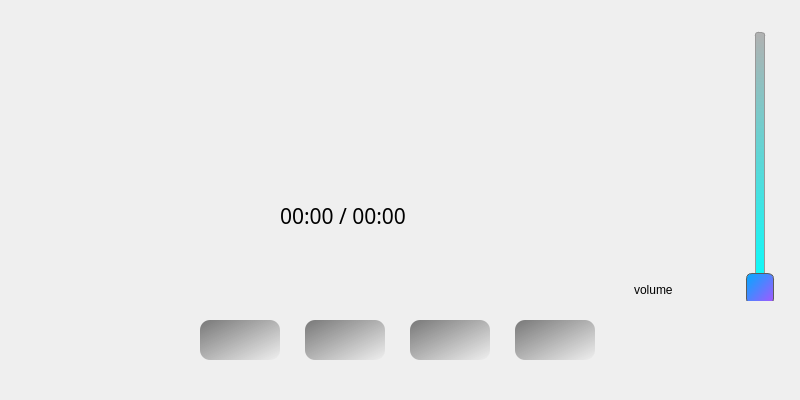
<?xml version="1.0" encoding="UTF-8"?>
<ui version="4.0">
 <class>psa_music_window</class>
 <widget class="QWidget" name="psa_music_window">
  <property name="geometry">
   <rect>
    <x>0</x>
    <y>0</y>
    <width>800</width>
    <height>400</height>
   </rect>
  </property>
  <property name="windowTitle">
   <string>Form</string>
  </property>
  <widget class="QLabel" name="music_background">
   <property name="geometry">
    <rect>
     <x>0</x>
     <y>0</y>
     <width>800</width>
     <height>400</height>
    </rect>
   </property>
   <property name="pixmap">
    <pixmap resource="psa-resources.qrc">:/backgrounds/backgrounds/bg.png</pixmap>
   </property>
   <property name="scaledContents">
    <bool>false</bool>
   </property>
  </widget>
  <widget class="QLabel" name="music_album">
   <property name="geometry">
    <rect>
     <x>270</x>
     <y>120</y>
     <width>441</width>
     <height>61</height>
    </rect>
   </property>
   <property name="font">
    <font>
     <family>PSA Groupe HMI Sans CS</family>
     <pointsize>14</pointsize>
    </font>
   </property>
   <property name="text">
    <string/>
   </property>
   <property name="alignment">
    <set>Qt::AlignLeading|Qt::AlignLeft|Qt::AlignTop</set>
   </property>
   <property name="wordWrap">
    <bool>true</bool>
   </property>
  </widget>
  <widget class="QLabel" name="music_artist">
   <property name="geometry">
    <rect>
     <x>270</x>
     <y>80</y>
     <width>441</width>
     <height>41</height>
    </rect>
   </property>
   <property name="font">
    <font>
     <family>PSA Groupe HMI Sans CS</family>
     <pointsize>16</pointsize>
    </font>
   </property>
   <property name="text">
    <string/>
   </property>
   <property name="alignment">
    <set>Qt::AlignLeading|Qt::AlignLeft|Qt::AlignTop</set>
   </property>
   <property name="wordWrap">
    <bool>true</bool>
   </property>
  </widget>
  <widget class="QLabel" name="music_cover">
   <property name="geometry">
    <rect>
     <x>20</x>
     <y>20</y>
     <width>240</width>
     <height>240</height>
    </rect>
   </property>
   <property name="pixmap">
    <pixmap resource="demo-resources.qrc">:/images/demo-icons/cover.png</pixmap>
   </property>
   <property name="scaledContents">
    <bool>false</bool>
   </property>
   <property name="alignment">
    <set>Qt::AlignCenter</set>
   </property>
  </widget>
  <widget class="QLabel" name="music_title">
   <property name="geometry">
    <rect>
     <x>270</x>
     <y>20</y>
     <width>421</width>
     <height>61</height>
    </rect>
   </property>
   <property name="font">
    <font>
     <family>PSA Groupe HMI Sans CS</family>
     <pointsize>20</pointsize>
    </font>
   </property>
   <property name="text">
    <string/>
   </property>
   <property name="textFormat">
    <enum>Qt::AutoText</enum>
   </property>
   <property name="alignment">
    <set>Qt::AlignLeading|Qt::AlignLeft|Qt::AlignTop</set>
   </property>
   <property name="wordWrap">
    <bool>true</bool>
   </property>
  </widget>
  <widget class="QSlider" name="volume_slider">
   <property name="geometry">
    <rect>
     <x>740</x>
     <y>30</y>
     <width>41</width>
     <height>271</height>
    </rect>
   </property>
   <property name="styleSheet">
    <string notr="true">QSlider::groove:vertical {
    border: 1px solid #999999;
    width: 8px; /* the groove expands to the size of the slider by default. by giving it a height, it has a fixed size */
    background: qlineargradient(x1:0, y1:0, x2:0, y2:1, stop:0 #B1B1B1, stop:1 rgb(0, 255, 255));
    margin: 2px 0;
	border-radius: 3px;
}

QSlider::handle:vertical {
    background: qlineargradient(x1:0, y1:0, x2:1, y2:1, stop:0 rgb(0, 170, 255), stop:1 rgb(170, 85, 255));
    border: 1px solid #5c5c5c;
    width: 30px;
	height: 30px;
    margin: -10px;
	border-radius: 6px;
}</string>
   </property>
   <property name="maximum">
    <number>100</number>
   </property>
   <property name="value">
    <number>1</number>
   </property>
   <property name="orientation">
    <enum>Qt::Vertical</enum>
   </property>
  </widget>
  <widget class="QPushButton" name="play_pause_button">
   <property name="geometry">
    <rect>
     <x>305</x>
     <y>320</y>
     <width>80</width>
     <height>40</height>
    </rect>
   </property>
   <property name="focusPolicy">
    <enum>Qt::NoFocus</enum>
   </property>
   <property name="autoFillBackground">
    <bool>false</bool>
   </property>
   <property name="styleSheet">
    <string notr="true">QPushButton {
    border: none;
	outline: none;
	margin: 0px;	
	border-radius: 10px;
	background-color: qlineargradient(spread:pad, x1:1, y1:1, x2:0, y2:0, stop:0 rgba(0, 0, 0, 0), stop:1 rgba(120, 120, 120, 255));

}

QPushButton:pressed {
	margin: 0px;
	position: absolute;
    border: none;
	outline: none;
	background-color: qlineargradient(spread:pad, x1:1, y1:1, x2:0, y2:0, stop:0 rgba(0, 0, 0, 0), stop:1 rgba(160, 160, 160, 255));
	top: 0px;
	bottom: 0px;
	left: 0px;
	right: 0px;
}

QPushButton:flat {
	margin: 0px;
    border: none;
	outline: none;
	top: 0px;
	bottom: 0px;
	left: 0px;
	right: 0px;
}
QPushButton:checked {	
	margin: 0px;
	position: absolute;
    border: none;
	outline: none;
	top: 0px;
	bottom: 0px;
	left: 0px;
	right: 0px;
}

QPushButton:unchecked {
	margin: 0px;
	position: absolute;
    border: none;
	outline: none;
	top: 0px;
	bottom: 0px;
	left: 0px;
	right: 0px;
}

QPushButton:selected{
	margin: 0px;
	position: absolute;
	border: none;
	outline: none;
	top: 0px;
	bottom: 0px;
	left: 0px;
	right: 0px;
}

QPushButton:focus{
	margin: 0px;
	position: absolute;
    border: none;
	outline: none;
	top: 0px;
	bottom: 0px;
	left: 0px;
	right: 0px;
}
QPushButton:hover{
	margin: 0px;
	position: absolute;
    border: none;
	outline: none;
	top: 0px;
	bottom: 0px;
	left: 0px;
	right: 0px;
}


QPushButton:default {
	position: absolute;
    border-width: 0px;
	outline: none;
	top: 0px;
	bottom: 0px;
	left: 0px;
	right: 0px;
}</string>
   </property>
   <property name="icon">
    <iconset resource="psa-resources.qrc">
     <normaloff>:/images/player/media-playback-start-symbolic.svg</normaloff>
     <normalon>:/images/player/media-playback-pause-symbolic.svg</normalon>:/images/player/media-playback-start-symbolic.svg</iconset>
   </property>
   <property name="iconSize">
    <size>
     <width>32</width>
     <height>32</height>
    </size>
   </property>
   <property name="checkable">
    <bool>true</bool>
   </property>
   <property name="checked">
    <bool>false</bool>
   </property>
   <property name="flat">
    <bool>true</bool>
   </property>
  </widget>
  <widget class="QListWidget" name="music_list">
   <property name="geometry">
    <rect>
     <x>120</x>
     <y>400</y>
     <width>680</width>
     <height>400</height>
    </rect>
   </property>
   <property name="font">
    <font>
     <family>PSA Groupe HMI Sans CS</family>
     <pointsize>20</pointsize>
    </font>
   </property>
   <property name="styleSheet">
    <string notr="true">QListWidget{
	border-radius: 15px;

}

QListView{
	padding: 10px;
	outline: none;
	border: none;
	border-radius: 15px;
	color: rgb(217, 217, 217);
	background-color: rgb(38, 48, 52);
	alternate-background-color: rgb(38, 48, 52);
}

QListView::item{
	outline: none;
	border: none;
	padding: 5px;
	margin: 5px;
	border-radius: 15px;
	background-color: rgb(57, 57, 57);
}

QListView::item:alternate{
	background-color: rgb(95, 95, 95);
}

QListView::item:selected{
	
	background-color: rgb(42, 83, 255);
}
/*
QScrollBar:vertical {
	/*margin: 5px;
	background: rgb(57, 57, 57);
	padding: 5px;
	width: 18px;
	border-radius: 5px
}

QScrollBar::handle:vertical {
	background-color: gray;
	border-radius: 4px;
}

QScrollBar::add-line:vertical {
height: 0px;
}

QScrollBar::sub-line:vertical {
height: 0px;
background: rgb(57, 57, 57);
}

QScrollBar::sub-page:vertical {
height: 0px;
background: rgb(57, 57, 57);
}

QScrollBar::add-page:vertical{
height: 0px;
background: rgb(57, 57, 57);
}*/
</string>
   </property>
   <property name="frameShape">
    <enum>QFrame::NoFrame</enum>
   </property>
   <property name="frameShadow">
    <enum>QFrame::Plain</enum>
   </property>
   <property name="lineWidth">
    <number>0</number>
   </property>
   <property name="verticalScrollBarPolicy">
    <enum>Qt::ScrollBarAsNeeded</enum>
   </property>
   <property name="horizontalScrollBarPolicy">
    <enum>Qt::ScrollBarAlwaysOff</enum>
   </property>
   <property name="sizeAdjustPolicy">
    <enum>QAbstractScrollArea::AdjustToContents</enum>
   </property>
   <property name="editTriggers">
    <set>QAbstractItemView::NoEditTriggers</set>
   </property>
   <property name="dragEnabled">
    <bool>false</bool>
   </property>
   <property name="defaultDropAction">
    <enum>Qt::IgnoreAction</enum>
   </property>
   <property name="alternatingRowColors">
    <bool>false</bool>
   </property>
   <property name="verticalScrollMode">
    <enum>QAbstractItemView::ScrollPerPixel</enum>
   </property>
   <property name="horizontalScrollMode">
    <enum>QAbstractItemView::ScrollPerPixel</enum>
   </property>
   <property name="movement">
    <enum>QListView::Static</enum>
   </property>
   <item>
    <property name="text">
     <string>Stvar2</string>
    </property>
   </item>
   <item>
    <property name="text">
     <string>Stvar3</string>
    </property>
   </item>
   <item>
    <property name="text">
     <string>New Item</string>
    </property>
   </item>
   <item>
    <property name="text">
     <string>New Item</string>
    </property>
   </item>
   <item>
    <property name="text">
     <string>New Item</string>
    </property>
   </item>
   <item>
    <property name="text">
     <string>New Item</string>
    </property>
   </item>
   <item>
    <property name="text">
     <string>New Item</string>
    </property>
   </item>
   <item>
    <property name="text">
     <string>New Item</string>
    </property>
   </item>
   <item>
    <property name="text">
     <string>New Item</string>
    </property>
   </item>
  </widget>
  <widget class="QPushButton" name="folder_button">
   <property name="geometry">
    <rect>
     <x>35</x>
     <y>330</y>
     <width>50</width>
     <height>50</height>
    </rect>
   </property>
   <property name="autoFillBackground">
    <bool>false</bool>
   </property>
   <property name="styleSheet">
    <string notr="true">QPushButton {
    border: none;
    background-color: rgba(255, 255, 255, 0);
	padding: 5px;
}

QPushButton:pressed {
    background-color: rgba(255, 255, 255, 0);
	
}

QPushButton:flat {
    border: none; /* no border for a flat push button */
}

QPushButton:default {
    border: none;
}</string>
   </property>
   <property name="text">
    <string notr="true"/>
   </property>
   <property name="icon">
    <iconset resource="psa-resources.qrc">
     <normaloff>:/symbols/icons/folder-symbolic.svg</normaloff>
     <normalon>:/symbols/icons/folder-open-symbolic.svg</normalon>:/symbols/icons/folder-symbolic.svg</iconset>
   </property>
   <property name="iconSize">
    <size>
     <width>40</width>
     <height>40</height>
    </size>
   </property>
   <property name="checkable">
    <bool>true</bool>
   </property>
   <property name="checked">
    <bool>false</bool>
   </property>
   <property name="flat">
    <bool>true</bool>
   </property>
  </widget>
  <widget class="QLabel" name="duration_label">
   <property name="geometry">
    <rect>
     <x>280</x>
     <y>190</y>
     <width>151</width>
     <height>51</height>
    </rect>
   </property>
   <property name="font">
    <font>
     <family>PSA Groupe HMI Sans CS</family>
     <pointsize>16</pointsize>
    </font>
   </property>
   <property name="text">
    <string>00:00 / 00:00</string>
   </property>
  </widget>
  <widget class="QPushButton" name="next_button">
   <property name="geometry">
    <rect>
     <x>515</x>
     <y>320</y>
     <width>80</width>
     <height>40</height>
    </rect>
   </property>
   <property name="focusPolicy">
    <enum>Qt::NoFocus</enum>
   </property>
   <property name="autoFillBackground">
    <bool>false</bool>
   </property>
   <property name="styleSheet">
    <string notr="true">QPushButton {
    border: none;
	outline: none;
	margin: 0px;	
	border-radius: 10px;
	background-color: qlineargradient(spread:pad, x1:1, y1:1, x2:0, y2:0, stop:0 rgba(0, 0, 0, 0), stop:1 rgba(120, 120, 120, 255));
}

QPushButton:pressed {
	margin: 0px;
	position: absolute;
    border: none;
	outline: none;
	background-color: qlineargradient(spread:pad, x1:1, y1:1, x2:0, y2:0, stop:0 rgba(0, 0, 0, 0), stop:1 rgba(160, 160, 160, 255));
	top: 0px;
	bottom: 0px;
	left: 0px;
	right: 0px;
}

QPushButton:flat {
	margin: 0px;
    border: none;
	outline: none;
	top: 0px;
	bottom: 0px;
	left: 0px;
	right: 0px;
}
QPushButton:checked {	
	margin: 0px;
	position: absolute;
    border: none;
	outline: none;
	top: 0px;
	bottom: 0px;
	left: 0px;
	right: 0px;
}

QPushButton:unchecked {
	margin: 0px;
	position: absolute;
    border: none;
	outline: none;
	top: 0px;
	bottom: 0px;
	left: 0px;
	right: 0px;
}

QPushButton:selected{
	margin: 0px;
	position: absolute;
	border: none;
	outline: none;
	top: 0px;
	bottom: 0px;
	left: 0px;
	right: 0px;
}

QPushButton:focus{
	margin: 0px;
	position: absolute;
    border: none;
	outline: none;
	top: 0px;
	bottom: 0px;
	left: 0px;
	right: 0px;
}
QPushButton:hover{
	margin: 0px;
	position: absolute;
    border: none;
	outline: none;
	top: 0px;
	bottom: 0px;
	left: 0px;
	right: 0px;
}


QPushButton:default {
	position: absolute;
    border-width: 0px;
	outline: none;
	top: 0px;
	bottom: 0px;
	left: 0px;
	right: 0px;
}</string>
   </property>
   <property name="icon">
    <iconset resource="psa-resources.qrc">
     <normaloff>:/images/player/media-skip-forward-symbolic.svg</normaloff>:/images/player/media-skip-forward-symbolic.svg</iconset>
   </property>
   <property name="iconSize">
    <size>
     <width>32</width>
     <height>32</height>
    </size>
   </property>
   <property name="checkable">
    <bool>false</bool>
   </property>
   <property name="checked">
    <bool>false</bool>
   </property>
   <property name="flat">
    <bool>true</bool>
   </property>
  </widget>
  <widget class="QPushButton" name="prev_button">
   <property name="geometry">
    <rect>
     <x>200</x>
     <y>320</y>
     <width>80</width>
     <height>40</height>
    </rect>
   </property>
   <property name="focusPolicy">
    <enum>Qt::NoFocus</enum>
   </property>
   <property name="autoFillBackground">
    <bool>false</bool>
   </property>
   <property name="styleSheet">
    <string notr="true">QPushButton {
    border: none;
	outline: none;
	margin: 0px;	
	border-radius: 10px;
	background-color: qlineargradient(spread:pad, x1:1, y1:1, x2:0, y2:0, stop:0 rgba(0, 0, 0, 0), stop:1 rgba(120, 120, 120, 255));
}

QPushButton:pressed {
	margin: 0px;
	position: absolute;
    border: none;
	outline: none;
	background-color: qlineargradient(spread:pad, x1:1, y1:1, x2:0, y2:0, stop:0 rgba(0, 0, 0, 0), stop:1 rgba(160, 160, 160, 255));
	top: 0px;
	bottom: 0px;
	left: 0px;
	right: 0px;
}

QPushButton:flat {
	margin: 0px;
    border: none;
	outline: none;
	top: 0px;
	bottom: 0px;
	left: 0px;
	right: 0px;
}
QPushButton:checked {	
	margin: 0px;
	position: absolute;
    border: none;
	outline: none;
	top: 0px;
	bottom: 0px;
	left: 0px;
	right: 0px;
}

QPushButton:unchecked {
	margin: 0px;
	position: absolute;
    border: none;
	outline: none;
	top: 0px;
	bottom: 0px;
	left: 0px;
	right: 0px;
}

QPushButton:selected{
	margin: 0px;
	position: absolute;
	border: none;
	outline: none;
	top: 0px;
	bottom: 0px;
	left: 0px;
	right: 0px;
}

QPushButton:focus{
	margin: 0px;
	position: absolute;
    border: none;
	outline: none;
	top: 0px;
	bottom: 0px;
	left: 0px;
	right: 0px;
}
QPushButton:hover{
	margin: 0px;
	position: absolute;
    border: none;
	outline: none;
	top: 0px;
	bottom: 0px;
	left: 0px;
	right: 0px;
}


QPushButton:default {
	position: absolute;
    border-width: 0px;
	outline: none;
	top: 0px;
	bottom: 0px;
	left: 0px;
	right: 0px;
}</string>
   </property>
   <property name="icon">
    <iconset resource="psa-resources.qrc">
     <normaloff>:/images/player/media-skip-backward-symbolic.svg</normaloff>:/images/player/media-skip-backward-symbolic.svg</iconset>
   </property>
   <property name="iconSize">
    <size>
     <width>32</width>
     <height>32</height>
    </size>
   </property>
   <property name="checkable">
    <bool>false</bool>
   </property>
   <property name="checked">
    <bool>false</bool>
   </property>
   <property name="flat">
    <bool>true</bool>
   </property>
  </widget>
  <widget class="QListWidget" name="playlist_list">
   <property name="geometry">
    <rect>
     <x>0</x>
     <y>400</y>
     <width>680</width>
     <height>400</height>
    </rect>
   </property>
   <property name="font">
    <font>
     <family>PSA Groupe HMI Sans CS</family>
     <pointsize>20</pointsize>
    </font>
   </property>
   <property name="styleSheet">
    <string notr="true">QListWidget{
	border-radius: 15px;

}

QListView{
	padding: 10px;
	outline: none;
	border: none;
	border-radius: 15px;
	color: rgb(217, 217, 217);
	background-color: rgb(38, 48, 52);
	alternate-background-color: rgb(38, 48, 52);
}

QListView::item{
	outline: none;
	border: none;
	padding: 5px;
	margin: 5px;
	border-radius: 15px;
	background-color: rgb(57, 57, 57);
}

QListView::item:alternate{
	background-color: rgb(95, 95, 95);
}

QListView::item:selected{
	
	background-color: rgb(42, 83, 255);
}

QScrollBar:vertical {
	/*margin: 5px;*/
	background: rgb(57, 57, 57);
	padding: 5px;
	width: 18px;
	border-radius: 5px
}

QScrollBar::handle:vertical {
	background-color: gray;
	border-radius: 4px;
}

QScrollBar::add-line:vertical {
height: 0px;
}

QScrollBar::sub-line:vertical {
height: 0px;
background: rgb(57, 57, 57);
}

QScrollBar::add-page:vertical, QScrollBar::sub-page:vertical {
height: 0px;
background: rgb(57, 57, 57);
}

</string>
   </property>
   <property name="frameShape">
    <enum>QFrame::NoFrame</enum>
   </property>
   <property name="frameShadow">
    <enum>QFrame::Plain</enum>
   </property>
   <property name="lineWidth">
    <number>0</number>
   </property>
   <property name="verticalScrollBarPolicy">
    <enum>Qt::ScrollBarAsNeeded</enum>
   </property>
   <property name="horizontalScrollBarPolicy">
    <enum>Qt::ScrollBarAlwaysOff</enum>
   </property>
   <property name="sizeAdjustPolicy">
    <enum>QAbstractScrollArea::AdjustToContents</enum>
   </property>
   <property name="editTriggers">
    <set>QAbstractItemView::NoEditTriggers</set>
   </property>
   <property name="showDropIndicator" stdset="0">
    <bool>false</bool>
   </property>
   <property name="dragEnabled">
    <bool>false</bool>
   </property>
   <property name="defaultDropAction">
    <enum>Qt::IgnoreAction</enum>
   </property>
   <property name="alternatingRowColors">
    <bool>false</bool>
   </property>
   <property name="verticalScrollMode">
    <enum>QAbstractItemView::ScrollPerPixel</enum>
   </property>
   <property name="horizontalScrollMode">
    <enum>QAbstractItemView::ScrollPerPixel</enum>
   </property>
   <property name="movement">
    <enum>QListView::Static</enum>
   </property>
  </widget>
  <widget class="QPushButton" name="stop_button">
   <property name="geometry">
    <rect>
     <x>410</x>
     <y>320</y>
     <width>80</width>
     <height>40</height>
    </rect>
   </property>
   <property name="focusPolicy">
    <enum>Qt::NoFocus</enum>
   </property>
   <property name="autoFillBackground">
    <bool>false</bool>
   </property>
   <property name="styleSheet">
    <string notr="true">QPushButton {
    border: none;
	outline: none;
	margin: 0px;	
	border-radius: 10px;
	background-color: qlineargradient(spread:pad, x1:1, y1:1, x2:0, y2:0, stop:0 rgba(0, 0, 0, 0), stop:1 rgba(120, 120, 120, 255));
}

QPushButton:pressed {
	margin: 0px;
	position: absolute;
    border: none;
	outline: none;
	background-color: qlineargradient(spread:pad, x1:1, y1:1, x2:0, y2:0, stop:0 rgba(0, 0, 0, 0), stop:1 rgba(160, 160, 160, 255));
	top: 0px;
	bottom: 0px;
	left: 0px;
	right: 0px;
}

QPushButton:flat {
	margin: 0px;
    border: none;
	outline: none;
	top: 0px;
	bottom: 0px;
	left: 0px;
	right: 0px;
}
QPushButton:checked {	
	margin: 0px;
	position: absolute;
    border: none;
	outline: none;
	top: 0px;
	bottom: 0px;
	left: 0px;
	right: 0px;
}

QPushButton:unchecked {
	margin: 0px;
	position: absolute;
    border: none;
	outline: none;
	top: 0px;
	bottom: 0px;
	left: 0px;
	right: 0px;
}

QPushButton:selected{
	margin: 0px;
	position: absolute;
	border: none;
	outline: none;
	top: 0px;
	bottom: 0px;
	left: 0px;
	right: 0px;
}

QPushButton:focus{
	margin: 0px;
	position: absolute;
    border: none;
	outline: none;
	top: 0px;
	bottom: 0px;
	left: 0px;
	right: 0px;
}
QPushButton:hover{
	margin: 0px;
	position: absolute;
    border: none;
	outline: none;
	top: 0px;
	bottom: 0px;
	left: 0px;
	right: 0px;
}


QPushButton:default {
	position: absolute;
    border-width: 0px;
	outline: none;
	top: 0px;
	bottom: 0px;
	left: 0px;
	right: 0px;
}</string>
   </property>
   <property name="icon">
    <iconset resource="psa-resources.qrc">
     <normaloff>:/images/player/media-playback-stop-symbolic.svg</normaloff>:/images/player/media-playback-stop-symbolic.svg</iconset>
   </property>
   <property name="iconSize">
    <size>
     <width>32</width>
     <height>32</height>
    </size>
   </property>
   <property name="checkable">
    <bool>false</bool>
   </property>
   <property name="checked">
    <bool>false</bool>
   </property>
   <property name="flat">
    <bool>true</bool>
   </property>
  </widget>
  <widget class="QLabel" name="volume_label">
   <property name="geometry">
    <rect>
     <x>634</x>
     <y>280</y>
     <width>111</width>
     <height>20</height>
    </rect>
   </property>
   <property name="text">
    <string>volume</string>
   </property>
  </widget>
  <widget class="QPushButton" name="playlist_button">
   <property name="geometry">
    <rect>
     <x>705</x>
     <y>330</y>
     <width>50</width>
     <height>50</height>
    </rect>
   </property>
   <property name="autoFillBackground">
    <bool>false</bool>
   </property>
   <property name="styleSheet">
    <string notr="true">QPushButton {
    border: none;
    background-color: rgba(255, 255, 255, 0);
	padding: 5px;
}

QPushButton:pressed {
    background-color: rgba(255, 255, 255, 0);
	
}

QPushButton:flat {
    border: none; /* no border for a flat push button */
}

QPushButton:default {
    border: none;
}</string>
   </property>
   <property name="text">
    <string notr="true"/>
   </property>
   <property name="icon">
    <iconset resource="psa-resources.qrc">
     <normaloff>:/symbols/icons/music-playlist-symbolic.svg</normaloff>
     <normalon>:/symbols/icons/music-playlist-selected.svg</normalon>:/symbols/icons/music-playlist-symbolic.svg</iconset>
   </property>
   <property name="iconSize">
    <size>
     <width>40</width>
     <height>40</height>
    </size>
   </property>
   <property name="checkable">
    <bool>true</bool>
   </property>
   <property name="checked">
    <bool>false</bool>
   </property>
   <property name="flat">
    <bool>true</bool>
   </property>
  </widget>
  <zorder>music_background</zorder>
  <zorder>music_album</zorder>
  <zorder>music_artist</zorder>
  <zorder>music_cover</zorder>
  <zorder>music_title</zorder>
  <zorder>volume_slider</zorder>
  <zorder>duration_label</zorder>
  <zorder>next_button</zorder>
  <zorder>play_pause_button</zorder>
  <zorder>prev_button</zorder>
  <zorder>stop_button</zorder>
  <zorder>volume_label</zorder>
  <zorder>folder_button</zorder>
  <zorder>playlist_button</zorder>
  <zorder>music_list</zorder>
  <zorder>playlist_list</zorder>
 </widget>
 <resources>
  <include location="psa-resources.qrc"/>
  <include location="demo-resources.qrc"/>
 </resources>
 <connections/>
</ui>
